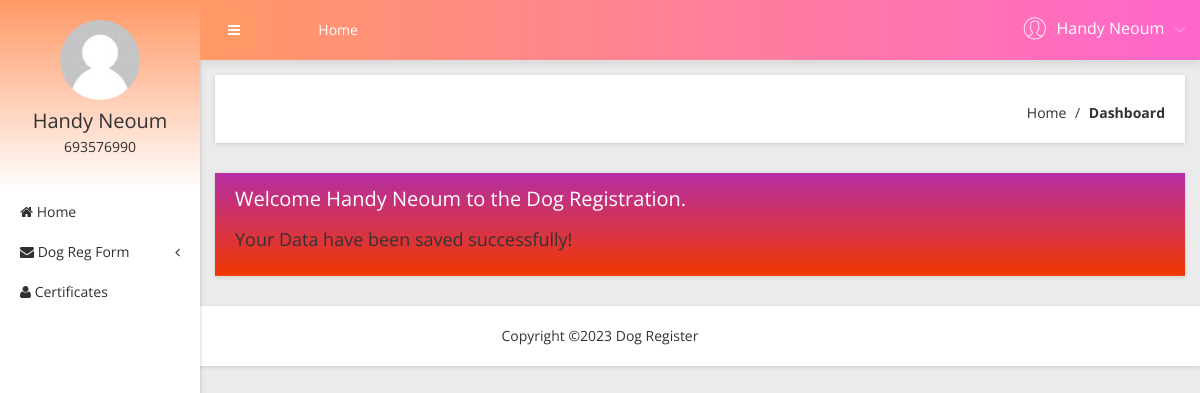
/user/dashboard.php (signed in), run on the app's committed database.
### tables this page shows
CREATE TABLE `tbluser` (
  `ID` int(10) NOT NULL,
  `FirstName` varchar(200) DEFAULT NULL,
  `LastName` varchar(200) DEFAULT NULL,
  `MobileNumber` bigint(10) DEFAULT NULL,
  `Address` mediumtext DEFAULT NULL,
  `Password` varchar(200) NOT NULL,
  `RegDate` timestamp NULL DEFAULT current_timestamp()
);

### user/dashboard.php (the view, shortened to what this page needs)
<?php
include('includes/dbconnection.php');
if (strlen($_SESSION['obcsuid']==0)) {
  header('location:logout.php');
  } else{
  ?>
<!doctype html>
<html class="no-js" lang="en">
<head>
    <link rel="stylesheet" href="css/bootstrap.min.css">
    <link rel="stylesheet" href="css/font-awesome.min.css">
    <link rel="stylesheet" href="css/adminpro-custon-icon.css">
    <link rel="stylesheet" href="css/meanmenu.min.css">
    <link rel="stylesheet" href="css/jquery.mCustomScrollbar.min.css">
    <link rel="stylesheet" href="css/animate.css">
    <link rel="stylesheet" href="css/jvectormap/jquery-jvectormap-2.0.3.css">
    <link rel="stylesheet" href="css/data-table/bootstrap-table.css">
    <link rel="stylesheet" href="css/data-table/bootstrap-editable.css">
    <link rel="stylesheet" href="css/normalize.css">
    <link rel="stylesheet" href="css/c3.min.css">
    <link rel="stylesheet" href="style.css">
    <link rel="stylesheet" href="css/responsive.css">
</head>
<body class="materialdesign">
    <div class="wrapper-pro">
      <?php include_once('includes/sidebar.php');?>
       <?php include_once('includes/header.php');?>
            <div class="breadcome-area mg-b-30 small-dn">
                <div class="container-fluid">
                    <div class="row">
                        <div class="col-lg-12">
                            <div class="breadcome-list map-mg-t-40-gl shadow-reset">
                                <div class="row">
                                    <div class="col-lg-12">
                                        <ul class="breadcome-menu">
                                            <li><a href="dashboard.php">Home</a> <span class="bread-slash">/</span>
                                            </li>
                                            <li><span class="bread-blod">Dashboard</span>
                                            </li>
                                        </ul>
                                    </div>
                                </div>
                            </div>
                        </div>
                    </div>
                </div>
            </div>
            <div class="income-order-visit-user-area">
                <div class="container-fluid">
                    <div class="row">
                        <div class="col-lg-12">
                            <div class="income-dashone-total income-monthly shadow-reset nt-mg-b-30">
                                <div class="income-title">
                                    <div class="main-income-head">
                                       <?php
$uid=$_SESSION['obcsuid'];
$sql="SELECT FirstName,LastName,MobileNumber from  tbluser where ID=:uid";
$query = $dbh -> prepare($sql);
$query->bindParam(':uid',$uid,PDO::PARAM_STR);
$query->execute();
$results=$query->fetchAll(PDO::FETCH_OBJ);
$cnt=1;
if($query->rowCount() > 0)
{
foreach($results as $row)
{               ?>
                                        <div class="main-income-phara">
                                           <h2>Welcome <?php  echo $row->FirstName;?> <?php  echo $row->LastName;?> to the Dog Registration.</h2>
                                          <br> <h4>Your Data have been saved successfully!</h4>
                                        </div>
                                        <?php $cnt=$cnt+1;}} ?>
                                    </div>
                                </div>
                            </div>
                        </div>
                    </div>
                </div>
            </div>
        </div>
    </div>
    <?php include_once('includes/footer.php');?>
</body>
</html><?php }  ?>

### user/includes/sidebar.php (shortened to what this page needs)
        <?php
include('includes/dbconnection.php');
if (strlen($_SESSION['obcsuid']==0)) {
  header('location:logout.php');
  } else{
  ?>
  <div class="left-sidebar-pro">
            <nav id="sidebar">
                <div class="sidebar-header">
                     <?php
$uid=$_SESSION['obcsuid'];
$sql="SELECT FirstName,LastName,MobileNumber from  tbluser where ID=:uid";
$query = $dbh -> prepare($sql);
$query->bindParam(':uid',$uid,PDO::PARAM_STR);
$query->execute();
$results=$query->fetchAll(PDO::FETCH_OBJ);
$cnt=1;
if($query->rowCount() > 0)
{
foreach($results as $row)
{               ?>
                    <a href="#"><img src="img/message/avatar.jpg" alt="" />
                    </a>
                    <h3><?php  echo $row->FirstName;?>  <?php  echo $row->LastName;?></h3>
                    <p><?php  echo $row->MobileNumber;?></p><?php $cnt=$cnt+1;}} ?>
                </div>
                <div class="left-custom-menu-adp-wrap">
                    <ul class="nav navbar-nav left-sidebar-menu-pro">
                        <li class="nav-item">
                            <a href="dashboard.php" role="button" aria-expanded="false"><i class="fa big-icon fa-home"></i> <span class="mini-dn">Home</span> </a>
                        </li>
                        <li class="nav-item"><a href="#" data-toggle="dropdown" role="button" aria-expanded="false" class="nav-link dropdown-toggle"><i class="fa big-icon fa-envelope"></i> <span class="mini-dn">Dog Reg Form</span> <span class="indicator-right-menu mini-dn"><i class="fa indicator-mn fa-angle-left"></i></span></a>
                        </li>
                       <li class="nav-item">
                            <a href="certificates-list.php" role="button" aria-expanded="false"><i class="fa big-icon fa-user"></i> <span class="mini-dn">Certificates</span> </a>
                        </li>
                    </ul>
                </div>
            </nav>
        </div><?php }  ?>

### user/includes/header.php (shortened to what this page needs)
       <?php
include('includes/dbconnection.php');
if (strlen($_SESSION['obcsuid']==0)) {
  header('location:logout.php');
  } else{
  ?>
 <div class="content-inner-all">
            <div class="header-top-area">
                <div class="fixed-header-top">
                    <div class="container-fluid">
                        <div class="row">
                            <div class="col-lg-1 col-md-6 col-sm-6 col-xs-12">
                                <button type="button" id="sidebarCollapse" class="btn bar-button-pro header-drl-controller-btn btn-info navbar-btn">
                                    <i class="fa fa-bars"></i>
                                </button>
                            </div>
                            <div class="col-lg-6 col-md-1 col-sm-1 col-xs-12">
                                <div class="header-top-menu tabl-d-n">
                                    <ul class="nav navbar-nav mai-top-nav">
                                        <li class="nav-item"><a href="dashboard.php" class="nav-link">Home</a>
                                        </li>
                                    </ul>
                                </div>
                            </div>
                            <div class="col-lg-5 col-md-5 col-sm-6 col-xs-12">
                                <div class="header-right-info">
                                    <ul class="nav navbar-nav mai-top-nav header-right-menu">
                                <?php
$uid=$_SESSION['obcsuid'];
$sql="SELECT FirstName,LastName,MobileNumber from  tbluser where ID=:uid";
$query = $dbh -> prepare($sql);
$query->bindParam(':uid',$uid,PDO::PARAM_STR);
$query->execute();
$results=$query->fetchAll(PDO::FETCH_OBJ);
$cnt=1;
if($query->rowCount() > 0)
{
foreach($results as $row)
{               ?>
                                        <li class="nav-item">
                                            <a href="#" data-toggle="dropdown" role="button" aria-expanded="false" class="nav-link dropdown-toggle">
                                                <span class="adminpro-icon adminpro-user-rounded header-riht-inf"></span>
                                                <span class="admin-name"><?php  echo $row->FirstName;?>  <?php  echo $row->LastName;?> </span>
                                                <span class="author-project-icon adminpro-icon adminpro-down-arrow"></span><?php $cnt=$cnt+1;}} ?>
                                            </a>
                                        </li>
                                    </ul>
                                </div>
                            </div>
                        </div>
                    </div>
                </div>
            </div><?php }  ?>

### data on the page
tbluser: FirstName "Handy", LastName "Neoum", MobileNumber "693576990"
